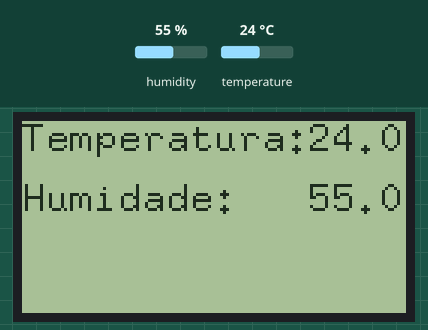
Bench run of a sketch on a simulated Arduino Uno, built with avr-gcc and run on an emulated ATmega328P. Parts: 128×64 one-colour display. The test bench sets the inputs (shaded band); at power-on: humidity 55 %, temperature 24 °C. What the sketch prints to the serial monitor is not drawn.

Above: at 16.4 s.

The sketch:

LCD_DHT_OK.ino
```cpp
#include "U8glib.h"
#include <dht.h>

U8GLIB_ST7920_128X64_1X u8g( 6, //E
                             5, //R/W
                             4, //RS
                             3); //RST

dht DHT;
#define DHT22_PIN 7

char temp_string[5];
char hum_string[5];
float temp_float;
float hum_float;

void draw(void) {

  int chk = DHT.read22(DHT22_PIN);

  Serial.print("Temperatura: ");
  Serial.println(DHT.temperature);
  Serial.print("Humididade: ");
  Serial.println(DHT.humidity);

  temp_float = (DHT.temperature);
  hum_float = (DHT.humidity);

  u8g.drawStr( 0, 10, "Temperatura:");
  dtostrf(temp_float, 3, 1, temp_string);
  u8g.drawStr( 95, 10, temp_string);
  u8g.drawStr( 0, 30, "Humidade:");
  dtostrf(hum_float, 3, 1, hum_string);
  u8g.drawStr( 95, 30, hum_string);
}

void setup(void)
{
  u8g.setFont(u8g_font_8x13);
  Serial.begin(9600);
}

void loop(void)
{
  u8g.firstPage();
  do
  {
    draw();
    delay(2000);
  }
  while( u8g.nextPage() );

}
```
